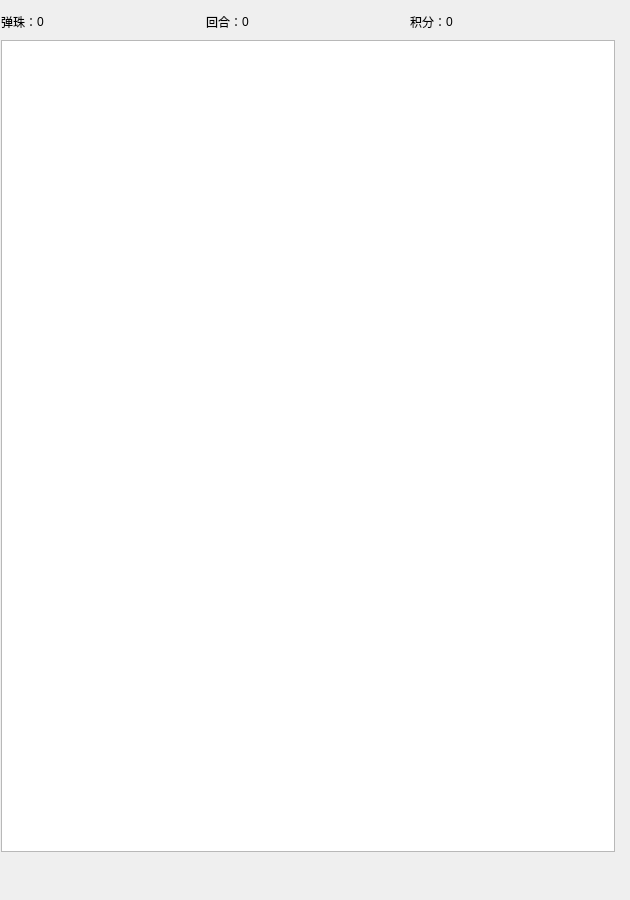
<?xml version="1.0" encoding="UTF-8"?>
<ui version="4.0">
 <class>GameWindow</class>
 <widget class="QWidget" name="GameWindow">
  <property name="windowModality">
   <enum>Qt::NonModal</enum>
  </property>
  <property name="geometry">
   <rect>
    <x>0</x>
    <y>0</y>
    <width>630</width>
    <height>900</height>
   </rect>
  </property>
  <property name="sizePolicy">
   <sizepolicy hsizetype="Fixed" vsizetype="Fixed">
    <horstretch>0</horstretch>
    <verstretch>0</verstretch>
   </sizepolicy>
  </property>
  <property name="minimumSize">
   <size>
    <width>630</width>
    <height>900</height>
   </size>
  </property>
  <property name="maximumSize">
   <size>
    <width>630</width>
    <height>900</height>
   </size>
  </property>
  <property name="windowTitle">
   <string>弹弹球</string>
  </property>
  <widget class="QWidget" name="layoutWidget">
   <property name="geometry">
    <rect>
     <x>1</x>
     <y>10</y>
     <width>614</width>
     <height>842</height>
    </rect>
   </property>
   <layout class="QVBoxLayout" name="verticalLayout">
    <item>
     <layout class="QHBoxLayout" name="horizontalLayout">
      <property name="spacing">
       <number>0</number>
      </property>
      <item>
       <widget class="QLabel" name="label_4">
        <property name="sizePolicy">
         <sizepolicy hsizetype="Minimum" vsizetype="Fixed">
          <horstretch>0</horstretch>
          <verstretch>0</verstretch>
         </sizepolicy>
        </property>
        <property name="minimumSize">
         <size>
          <width>0</width>
          <height>20</height>
         </size>
        </property>
        <property name="text">
         <string>弹珠：</string>
        </property>
       </widget>
      </item>
      <item>
       <widget class="QLabel" name="label_own_pellets">
        <property name="sizePolicy">
         <sizepolicy hsizetype="Expanding" vsizetype="Preferred">
          <horstretch>0</horstretch>
          <verstretch>0</verstretch>
         </sizepolicy>
        </property>
        <property name="text">
         <string>0</string>
        </property>
        <property name="alignment">
         <set>Qt::AlignLeading|Qt::AlignLeft|Qt::AlignVCenter</set>
        </property>
       </widget>
      </item>
      <item>
       <widget class="QLabel" name="label">
        <property name="sizePolicy">
         <sizepolicy hsizetype="Minimum" vsizetype="Fixed">
          <horstretch>0</horstretch>
          <verstretch>0</verstretch>
         </sizepolicy>
        </property>
        <property name="minimumSize">
         <size>
          <width>0</width>
          <height>20</height>
         </size>
        </property>
        <property name="text">
         <string>回合：</string>
        </property>
       </widget>
      </item>
      <item>
       <widget class="QLabel" name="label_round">
        <property name="sizePolicy">
         <sizepolicy hsizetype="Expanding" vsizetype="Preferred">
          <horstretch>0</horstretch>
          <verstretch>0</verstretch>
         </sizepolicy>
        </property>
        <property name="text">
         <string>0</string>
        </property>
        <property name="alignment">
         <set>Qt::AlignLeading|Qt::AlignLeft|Qt::AlignVCenter</set>
        </property>
       </widget>
      </item>
      <item>
       <widget class="QLabel" name="label_6">
        <property name="sizePolicy">
         <sizepolicy hsizetype="Minimum" vsizetype="Fixed">
          <horstretch>0</horstretch>
          <verstretch>0</verstretch>
         </sizepolicy>
        </property>
        <property name="minimumSize">
         <size>
          <width>0</width>
          <height>20</height>
         </size>
        </property>
        <property name="text">
         <string>积分：</string>
        </property>
       </widget>
      </item>
      <item>
       <widget class="QLabel" name="label_score">
        <property name="sizePolicy">
         <sizepolicy hsizetype="Expanding" vsizetype="Preferred">
          <horstretch>0</horstretch>
          <verstretch>0</verstretch>
         </sizepolicy>
        </property>
        <property name="text">
         <string>0</string>
        </property>
        <property name="alignment">
         <set>Qt::AlignLeading|Qt::AlignLeft|Qt::AlignVCenter</set>
        </property>
       </widget>
      </item>
     </layout>
    </item>
    <item>
     <widget class="GameBoardView" name="graphicsView">
      <property name="sizePolicy">
       <sizepolicy hsizetype="Fixed" vsizetype="Fixed">
        <horstretch>0</horstretch>
        <verstretch>0</verstretch>
       </sizepolicy>
      </property>
      <property name="minimumSize">
       <size>
        <width>612</width>
        <height>812</height>
       </size>
      </property>
      <property name="maximumSize">
       <size>
        <width>1200</width>
        <height>1600</height>
       </size>
      </property>
      <property name="verticalScrollBarPolicy">
       <enum>Qt::ScrollBarAlwaysOff</enum>
      </property>
      <property name="horizontalScrollBarPolicy">
       <enum>Qt::ScrollBarAlwaysOff</enum>
      </property>
      <property name="sizeAdjustPolicy">
       <enum>QAbstractScrollArea::AdjustIgnored</enum>
      </property>
     </widget>
    </item>
   </layout>
  </widget>
 </widget>
 <customwidgets>
  <customwidget>
   <class>GameBoardView</class>
   <extends>QGraphicsView</extends>
   <header>GameBoardView.h</header>
  </customwidget>
 </customwidgets>
 <resources/>
 <connections/>
</ui>
